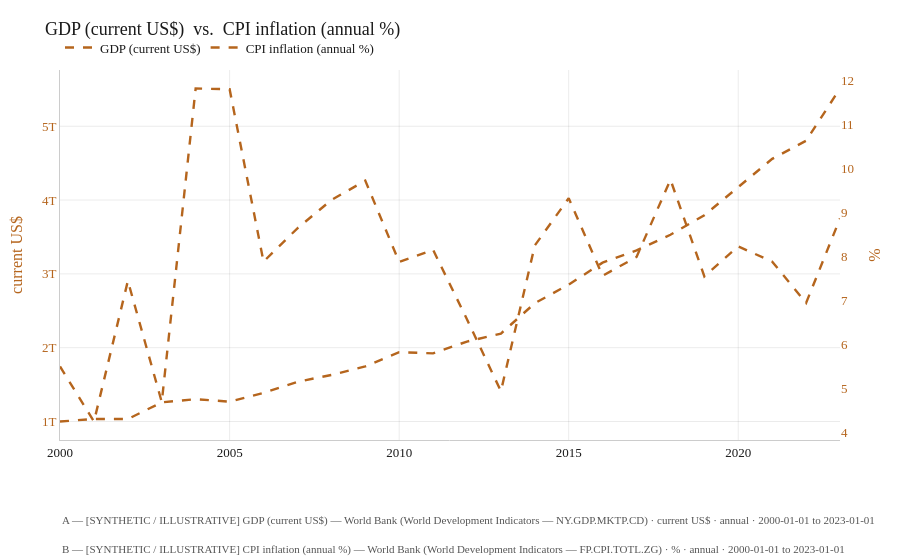

Notebook cell for this chart:
### Markdown cell above
## 5. Compare two indicators on one chart

### Code cell
frame_cpi, meta_cpi = loaders.load("cpi", "2000-01-01", "2023-01-01", allow_live=True)
fig2 = viz.comparison_chart(frame, meta, frame_cpi, meta_cpi)
fig2.show()

### Figure 1 — Plotly figure (JSON) as saved in the notebook; plotly's stock layout.template omitted (floating-point values rounded to 4 significant figures)
{"data": [{"hovertemplate": "%{x|%Y-%m-%d}: %{y:,.2f}<extra>GDP (current US$)</extra>", "line": {"color": "#b5651d", "dash": "dash", "width": 2.4}, "mode": "lines", "name": "GDP (current US$)", "type": "scatter", "x": ["2000-01-01T00:00:00.000000", "2001-01-01T00:00:00.000000", "2002-01-01T00:00:00.000000", "2003-01-01T00:00:00.000000", "2004-01-01T00:00:00.000000", "2005-01-01T00:00:00.000000", "2006-01-01T00:00:00.000000", "2007-01-01T00:00:00.000000", "2008-01-01T00:00:00.000000", "2009-01-01T00:00:00.000000", "2010-01-01T00:00:00.000000", "2011-01-01T00:00:00.000000", "2012-01-01T00:00:00.000000", "2013-01-01T00:00:00.000000", "2014-01-01T00:00:00.000000", "2015-01-01T00:00:00.000000", "2016-01-01T00:00:00.000000", "2017-01-01T00:00:00.000000", "2018-01-01T00:00:00.000000", "2019-01-01T00:00:00.000000", "2020-01-01T00:00:00.000000", "2021-01-01T00:00:00.000000", "2022-01-01T00:00:00.000000", "2023-01-01T00:00:00.000000"], "y": [1000000000000.0, 1034000000000.0, 1034000000000.0, 1260000000000.0, 1302000000000.0, 1269000000000.0, 1388000000000.0, 1538000000000.0, 1630000000000.0, 1746000000000.0, 1939000000000.0, 1923000000000.0, 2083000000000.0, 2191000000000.0, 2602000000000.0, 2855000000000.0, 3152000000000.0, 3318000000000.0, 3530000000000.0, 3795000000000.0, 4175000000000.0, 4559000000000.0, 4804000000000.0, 5511000000000.0], "yaxis": "y"}, {"hovertemplate": "%{x|%Y-%m-%d}: %{y:,.2f}<extra>CPI inflation (annual %)</extra>", "line": {"color": "#b5651d", "dash": "dash", "width": 2.4}, "mode": "lines", "name": "CPI inflation (annual %)", "type": "scatter", "x": ["2000-01-01T00:00:00.000000", "2001-01-01T00:00:00.000000", "2002-01-01T00:00:00.000000", "2003-01-01T00:00:00.000000", "2004-01-01T00:00:00.000000", "2005-01-01T00:00:00.000000", "2006-01-01T00:00:00.000000", "2007-01-01T00:00:00.000000", "2008-01-01T00:00:00.000000", "2009-01-01T00:00:00.000000", "2010-01-01T00:00:00.000000", "2011-01-01T00:00:00.000000", "2012-01-01T00:00:00.000000", "2013-01-01T00:00:00.000000", "2014-01-01T00:00:00.000000", "2015-01-01T00:00:00.000000", "2016-01-01T00:00:00.000000", "2017-01-01T00:00:00.000000", "2018-01-01T00:00:00.000000", "2019-01-01T00:00:00.000000", "2020-01-01T00:00:00.000000", "2021-01-01T00:00:00.000000", "2022-01-01T00:00:00.000000", "2023-01-01T00:00:00.000000"], "y": [5.5, 4.249, 7.448, 4.691, 11.82, 11.81, 7.885, 8.644, 9.286, 9.727, 7.878, 8.155, 6.575, 4.937, 8.253, 9.327, 7.562, 7.992, 9.75, 7.55, 8.232, 7.884, 6.946, 8.866], "yaxis": "y2"}], "layout": {"annotations": [{"align": "left", "font": {"color": "#555555", "size": 11}, "showarrow": false, "text": "A — [SYNTHETIC / ILLUSTRATIVE] GDP (current US$) — World Bank (World Development Indicators — NY.GDP.MKTP.CD) · current US$ · annual · 2000-01-01 to 2023-01-01", "x": 0, "xref": "paper", "y": -0.24, "yref": "paper"}, {"align": "left", "font": {"color": "#555555", "size": 11}, "showarrow": false, "text": "B — [SYNTHETIC / ILLUSTRATIVE] CPI inflation (annual %) — World Bank (World Development Indicators — FP.CPI.TOTL.ZG) · % · annual · 2000-01-01 to 2023-01-01", "x": 0, "xref": "paper", "y": -0.32, "yref": "paper"}], "font": {"color": "#1a1a1a", "family": "Georgia, 'Times New Roman', serif", "size": 13}, "legend": {"orientation": "h", "x": 0, "xanchor": "left", "y": 1.02, "yanchor": "bottom"}, "margin": {"b": 120, "l": 60, "r": 60, "t": 70}, "paper_bgcolor": "white", "plot_bgcolor": "white", "title": {"text": "GDP (current US$)  vs.  CPI inflation (annual %)"}, "xaxis": {"gridcolor": "rgba(0,0,0,0.08)", "linecolor": "#ccc", "showline": true, "title": {"text": ""}}, "yaxis": {"gridcolor": "rgba(0,0,0,0.08)", "linecolor": "#ccc", "showline": true, "tickfont": {"color": "#b5651d"}, "title": {"font": {"color": "#b5651d"}, "text": "current US$"}}, "yaxis2": {"overlaying": "y", "showgrid": false, "side": "right", "tickfont": {"color": "#b5651d"}, "title": {"font": {"color": "#b5651d"}, "text": "%"}}}}
